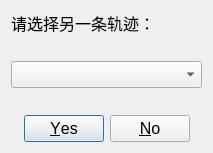
<?xml version="1.0" encoding="UTF-8"?>
<ui version="4.0">
 <class>MyInputDialog</class>
 <widget class="QDialog" name="MyInputDialog">
  <property name="geometry">
   <rect>
    <x>0</x>
    <y>0</y>
    <width>213</width>
    <height>153</height>
   </rect>
  </property>
  <property name="minimumSize">
   <size>
    <width>213</width>
    <height>153</height>
   </size>
  </property>
  <property name="maximumSize">
   <size>
    <width>217</width>
    <height>153</height>
   </size>
  </property>
  <property name="font">
   <font>
    <family>Arial</family>
    <pointsize>12</pointsize>
   </font>
  </property>
  <property name="windowTitle">
   <string>轨迹合并</string>
  </property>
  <layout class="QHBoxLayout" name="horizontalLayout">
   <item>
    <layout class="QVBoxLayout" name="verticalLayout">
     <item>
      <widget class="QLabel" name="label">
       <property name="text">
        <string>请选择另一条轨迹：</string>
       </property>
      </widget>
     </item>
     <item>
      <spacer name="verticalSpacer">
       <property name="orientation">
        <enum>Qt::Vertical</enum>
       </property>
       <property name="sizeHint" stdset="0">
        <size>
         <width>20</width>
         <height>40</height>
        </size>
       </property>
      </spacer>
     </item>
     <item>
      <widget class="QComboBox" name="PathsNameList"/>
     </item>
     <item>
      <spacer name="verticalSpacer_2">
       <property name="orientation">
        <enum>Qt::Vertical</enum>
       </property>
       <property name="sizeHint" stdset="0">
        <size>
         <width>20</width>
         <height>40</height>
        </size>
       </property>
      </spacer>
     </item>
     <item>
      <widget class="QDialogButtonBox" name="buttonBox">
       <property name="orientation">
        <enum>Qt::Horizontal</enum>
       </property>
       <property name="standardButtons">
        <set>QDialogButtonBox::No|QDialogButtonBox::Yes</set>
       </property>
       <property name="centerButtons">
        <bool>true</bool>
       </property>
      </widget>
     </item>
    </layout>
   </item>
  </layout>
 </widget>
 <resources/>
 <connections>
  <connection>
   <sender>buttonBox</sender>
   <signal>accepted()</signal>
   <receiver>MyInputDialog</receiver>
   <slot>accept()</slot>
   <hints>
    <hint type="sourcelabel">
     <x>248</x>
     <y>254</y>
    </hint>
    <hint type="destinationlabel">
     <x>157</x>
     <y>274</y>
    </hint>
   </hints>
  </connection>
  <connection>
   <sender>buttonBox</sender>
   <signal>rejected()</signal>
   <receiver>MyInputDialog</receiver>
   <slot>reject()</slot>
   <hints>
    <hint type="sourcelabel">
     <x>316</x>
     <y>260</y>
    </hint>
    <hint type="destinationlabel">
     <x>286</x>
     <y>274</y>
    </hint>
   </hints>
  </connection>
 </connections>
</ui>
